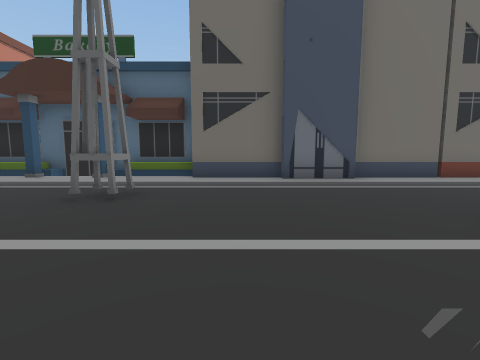
[1] (above)

17 first-person views from a walk through a Unity game level. The camera is 1.4 m above the floor, tilts 6° down and sees 90° across. The floor is counted in squares, 2 m on a side. Each view is taken from the middle of a square. On the plan, view 1 faces up. The plan holds only what a view shows up to about 9 squares ahead; the rest is blank. The place goes on beyond the plan.

[2]
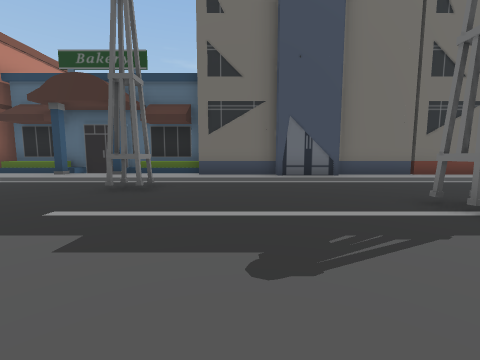

[3]
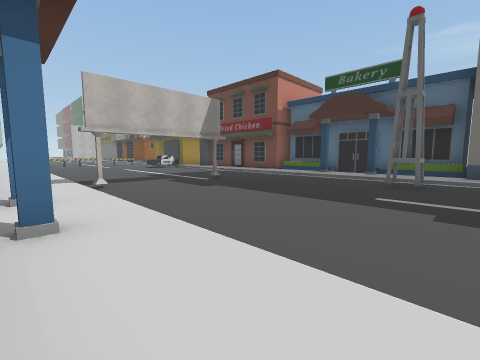

[4]
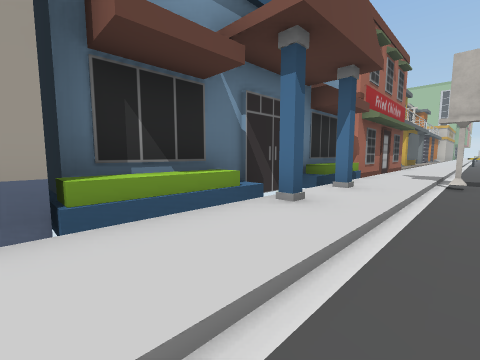

[5]
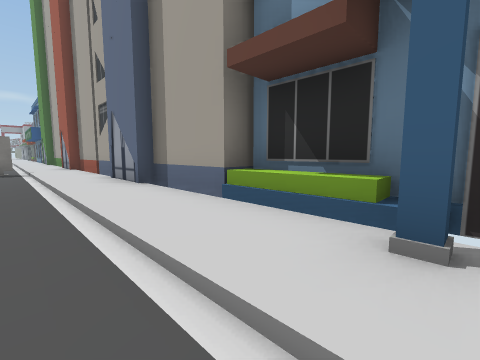

[6]
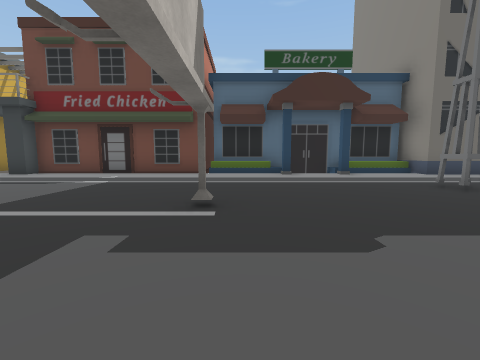

[7]
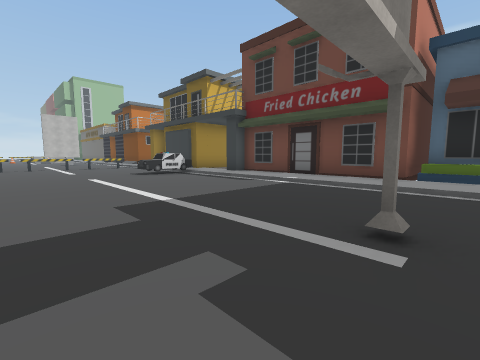

[8]
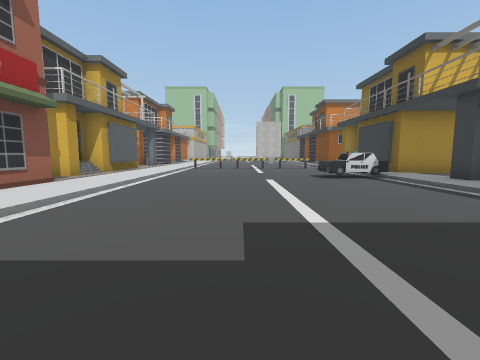

[9]
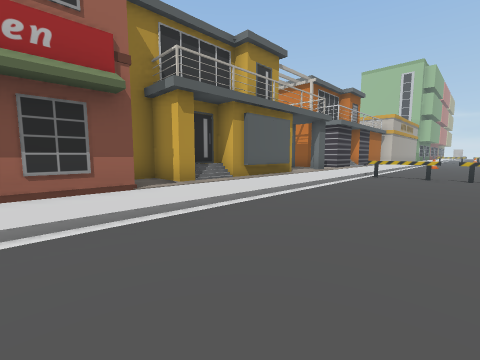

[10]
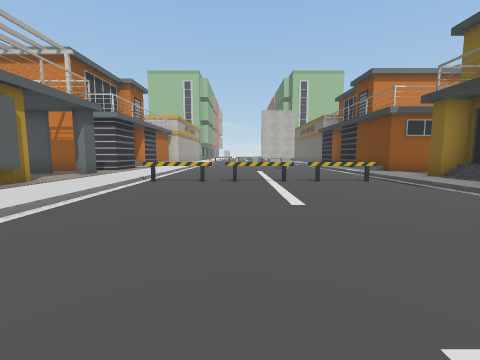

[11]
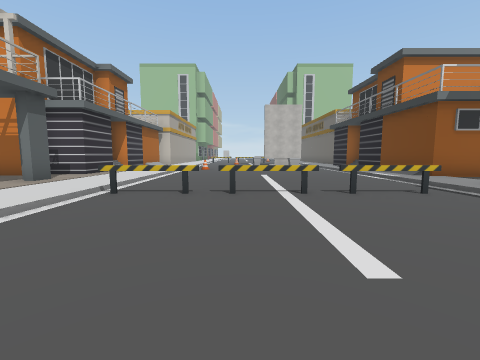

[12]
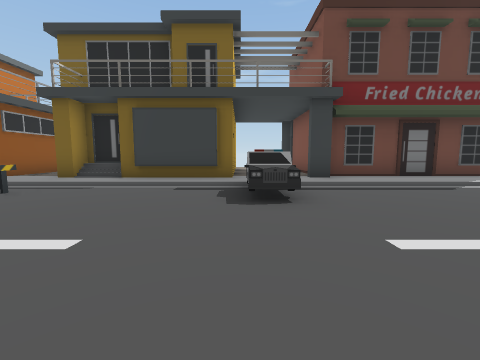

[13]
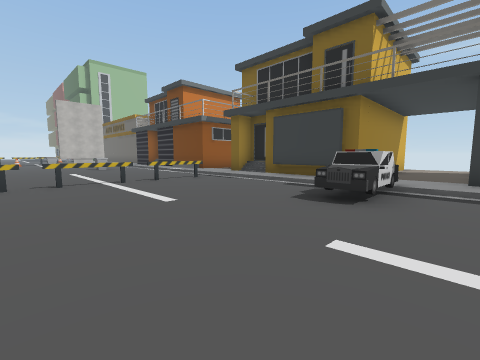

[14]
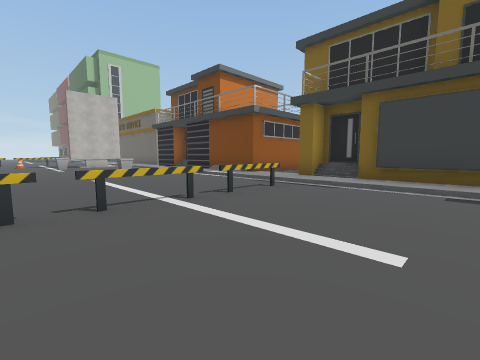

[15]
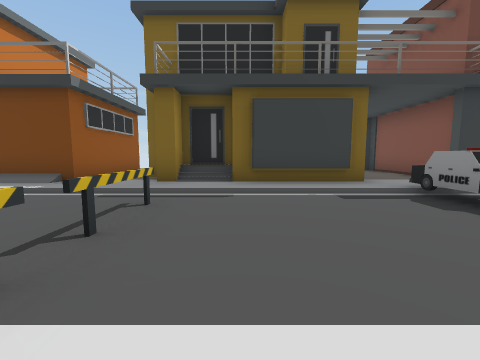

[16]
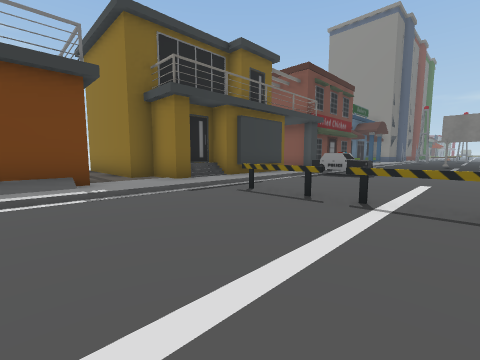

[17]
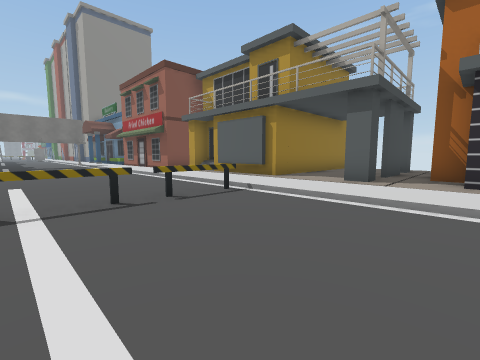

### Floor plan
Key: @ floor where view 1 was taken; # wall or solid block; x gap in a wall; . main floor; : floor 0.25 m higher than the main floor; / step, stairs or slope; = window, fence, low wall or low ledge; ^ raised ledge; B building; I billboard; C car; F fence.
Columns run from 24 left of view 1 to 7 right of it. Each row starts with its distance up from view 1.
 11    #   #
 10  #:#   #:::#    #      B
  9  #:#   #:::#    #      B
  8  #:##  #:::#   ##BBBBBBB
  7 ##::####::######BBBBBBBBB   BBBB
  6 //:::::::::::::::::::::::BBB::::
  5 ......../C.....................
  4 ....F...CC............^.......
  3 ....F........................
  2 ....F...........I..........^
  1 ....F......................
  0 ....F...................@..
 -1 ....F...........I..............I
 -2 ::::::::::::::::::::::::::::::::
 -3 ::::::::::::::::::B:B:::::B:::::
 -4 #:x:####=########BBBBBBBBB BBBBB
 -5 ##::#  ####
 -6  ## #

Positions as (right, up) in squares from view 1, and headings:
1: (0, 0), facing up
2: (0, -1), facing up
3: (-1, -3), facing up-left
4: (-1, -1), facing down-left
5: (-4, -1), facing down-right
6: (-7, -1), facing up
7: (-7, 0), facing up-left
8: (-8, 1), facing left
9: (-12, 1), facing down-left
10: (-14, 1), facing left
11: (-16, 1), facing left
12: (-16, 0), facing up
13: (-14, 0), facing up-left
14: (-17, 0), facing up-left
15: (-19, 1), facing up
16: (-24, 1), facing up-right
17: (-24, 2), facing down-right
